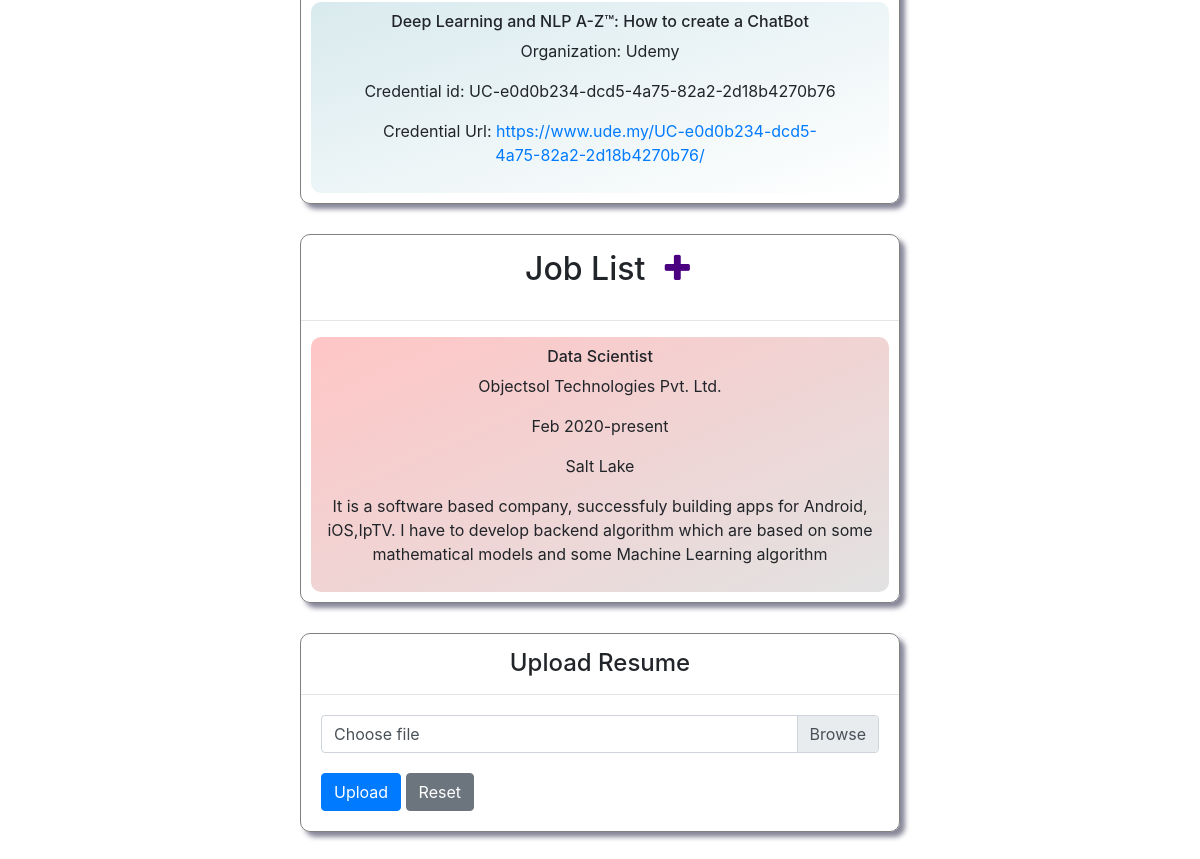
The page /formdata (signed in, lower part) on the database as committed earlier.
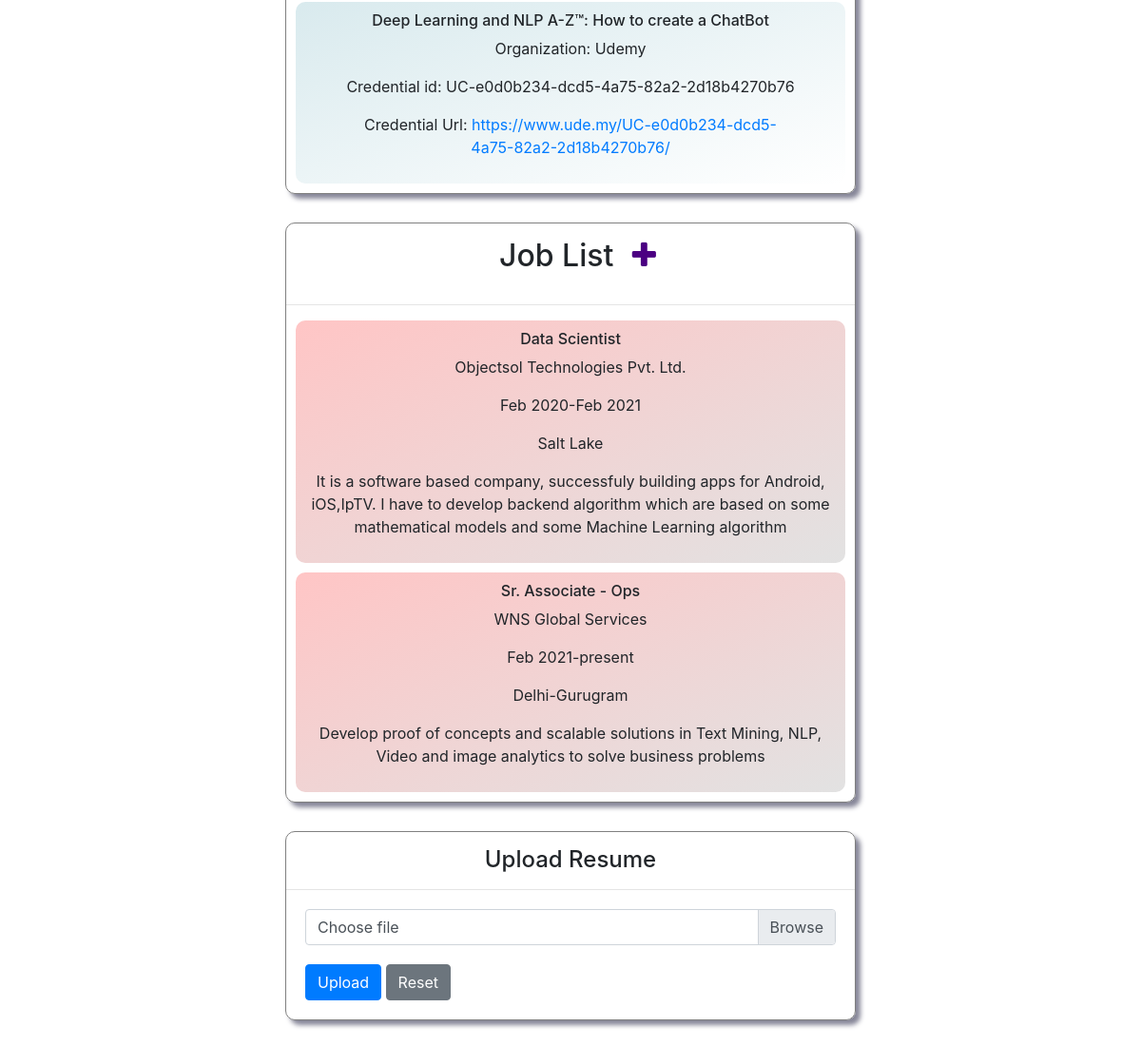
The same page on the database as committed later.
### portfolio/models.py (models this page shows)
class Project(db.Model):
    id = db.Column(db.Integer, primary_key=True)
    p_name = db.Column(db.String(50), unique=True, nullable=False)
    p_description = db.Column(db.String(200), unique=True, nullable=True)
    Organization = db.Column(db.String(200), unique=False, nullable=True)
    p_url = db.Column(db.String(200), unique=True, nullable=True)
    cred_id = db.Column(db.String(200), unique=True, nullable=True)
    certi_url = db.Column(db.String(200), unique=True, nullable=True)
    user_id = db.Column(db.Integer, db.ForeignKey('user.id'), nullable=False)

class Job(db.Model):
    id = db.Column(db.Integer, primary_key=True)
    role = db.Column(db.String(30), unique=False,nullable=False)
    company = db.Column(db.String(30), unique=False, nullable=False)
    start = db.Column(db.DateTime, unique=False, nullable=True)
    end = db.Column(db.DateTime, unique=False, nullable=True)
    place = db.Column(db.String(30), unique=False, nullable=True)
    jd = db.Column(db.String(100), unique=False, nullable=False)
    user_id = db.Column(db.Integer, db.ForeignKey('user.id'), nullable=False)

### portfolio/routes.py (the view)
@main.route('/formdata', methods=['GET', 'POST'])
@login_required
def data():
    testimonial_data = Testimonial.query.all()
    skill_data = Skills.query.all()
    project_data = Project.query.all()
    jobdata = Job.query.all()
    return render_template('edit.html', testimoni=testimonial_data, skills=skill_data, projects=project_data,jobs=jobdata)

### portfolio/models.py (called while the page is built)
@login_manager.user_loader
def load_user(user_id):
    return User.query.get(int(user_id))

### portfolio/templates/edit.html (shortened to what this page needs)
<!DOCTYPE html>
<html lang="en">
  <head>
    <link
      rel="stylesheet"
      href="https://stackpath.bootstrapcdn.com/bootstrap/4.4.1/css/bootstrap.min.css"
    />
    <link
      rel="stylesheet"
      href="https://stackpath.bootstrapcdn.com/font-awesome/4.7.0/css/font-awesome.min.css"
    />
  </head>
  <body>
    <div class="project_container">
      <div class="project_list_container">
        {% for p in projects %}
        <div class="project">
          <h6>{{p.p_name}}</h6>
           {% if p.Organization %}
          <p>Organization: {{p.Organization}}</p>
          {% endif %} {% if p.cred_id %}
          <p>Credential id: {{p.cred_id}}</p>
          {% endif %} {% if p.certi_url %}
          <p>Credential Url: <a href="{{p.certi_url}}">{{p.certi_url}}</a></p>
          {% endif %}
        </div>
        {% endfor %}
      </div>
    </div>
    <div class="job_container">
      <h2 style="display: inline-block; margin: 15px">Job List</h2>
      <a href="{{url_for('main.add_entry',form_type='job')}}"
        ><i
          class="fa fa-plus fa-2x"
          aria-hidden="true"
          style="color: indigo"
          id="add_job"
        ></i
      ></a>
      <hr />
      <div class="job_list_container">
        {% for job in jobs %}
        <div class="job">
          <h6>{{job.role}}</h6>
          <p>{{job.company}}</p>
          {% if not job.end %}
          <p>{{job.start.strftime("%b %Y")}}-present</p>
          {% else %}
          <p>{{job.start.strftime("%b %Y")}}-{{job.end.strftime("%b %Y")}}</p>
          {% endif %}
          <p>{{job.place}}</p>
          <p>{{job.jd}}</p>
        </div>
        {% endfor %}
      </div>
    </div>
    <div class="resume_uploader">
      <h4 style="margin: 15px; text-align: center;">Upload Resume</h4>
      <hr />
      <div class="uploader">
        <form>
          <div class="custom-file">
            <label class="custom-file-label" for="customFile"
              >Choose file</label
            >
          </div>
        </form>
        <button class="btn btn-primary" id="upload" onclick="upload();">
          Upload
        </button>
        <button class="btn btn-secondary" id="reset_btn" onclick="reset();">
          Reset
        </button>
      </div>
    </div>
  </body>
</html>

### portfolio/templates/edit.html (style rules this page uses)
.project_container { text-align: center; margin: 30px auto; width: 50%; border: 1px solid grey; border-radius: 10px; box-shadow: 5px 5px 5px rgba(130, 130, 148, 0.966); }
.project { position: relative; padding: 10px 50px; overflow: hidden; margin: 10px; background: linear-gradient(to right bottom, #cce3e8bf, white); border-radius: 10px; }
.job_container { text-align: center; margin: 30px auto; width: 50%; border: 1px solid grey; border-radius: 10px; box-shadow: 5px 5px 5px rgba(130, 130, 148, 0.966); }
.job { position: relative; padding: 10px; margin: 10px; border-radius: 10px; overflow: hidden; background: linear-gradient( to right bottom, rgba(255, 182, 182, 0.788), rgb(226, 226, 226) ); }
.resume_uploader { width: 50%; margin: 30px auto; border: 1px solid grey; border-radius: 10px; box-shadow: 5px 5px 5px rgba(130, 130, 148, 0.966); }
.resume_uploader form { margin-bottom: 20px; }
.resume_uploader .uploader { margin: 20px; }

Rows that differ between the two databases and show on the page:
changed Job "Data Scientist": end (not shown) → "Feb 2021"; end "-present" → "-"
added Job: role "Sr. Associate - Ops", company "WNS Global Services", start "Feb 2021", place "Delhi-Gurugram", jd "Develop proof of concepts and scalable solutions in Text Mining, NLP, Video and image analytics to solve business problems"
